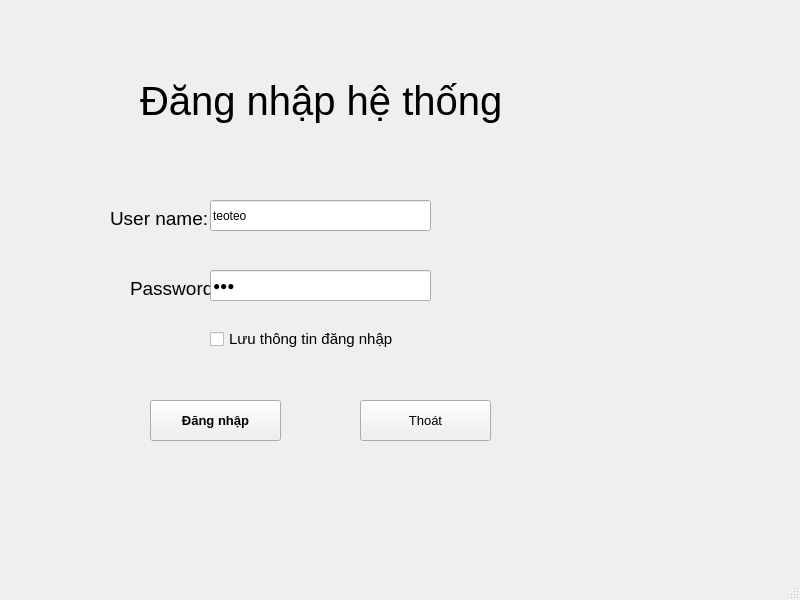
<?xml version="1.0" encoding="UTF-8"?>
<ui version="4.0">
 <class>MainWindow</class>
 <widget class="QMainWindow" name="MainWindow">
  <property name="geometry">
   <rect>
    <x>0</x>
    <y>0</y>
    <width>800</width>
    <height>600</height>
   </rect>
  </property>
  <property name="windowTitle">
   <string>MainWindow</string>
  </property>
  <widget class="QWidget" name="centralwidget">
   <widget class="QLabel" name="label">
    <property name="geometry">
     <rect>
      <x>140</x>
      <y>10</y>
      <width>381</width>
      <height>181</height>
     </rect>
    </property>
    <property name="font">
     <font>
      <pointsize>30</pointsize>
     </font>
    </property>
    <property name="text">
     <string>Đăng nhập hệ thống</string>
    </property>
   </widget>
   <widget class="QLabel" name="label_2">
    <property name="geometry">
     <rect>
      <x>110</x>
      <y>210</y>
      <width>151</width>
      <height>16</height>
     </rect>
    </property>
    <property name="font">
     <font>
      <pointsize>14</pointsize>
     </font>
    </property>
    <property name="text">
     <string>User name:</string>
    </property>
   </widget>
   <widget class="QLineEdit" name="Line_Edit_username">
    <property name="geometry">
     <rect>
      <x>210</x>
      <y>200</y>
      <width>221</width>
      <height>31</height>
     </rect>
    </property>
    <property name="text">
     <string>teoteo</string>
    </property>
   </widget>
   <widget class="QLabel" name="label_3">
    <property name="geometry">
     <rect>
      <x>130</x>
      <y>280</y>
      <width>151</width>
      <height>16</height>
     </rect>
    </property>
    <property name="font">
     <font>
      <pointsize>14</pointsize>
     </font>
    </property>
    <property name="text">
     <string>Password:</string>
    </property>
   </widget>
   <widget class="QLineEdit" name="Line_Edit_password">
    <property name="geometry">
     <rect>
      <x>210</x>
      <y>270</y>
      <width>221</width>
      <height>31</height>
     </rect>
    </property>
    <property name="text">
     <string>123</string>
    </property>
    <property name="echoMode">
     <enum>QLineEdit::Password</enum>
    </property>
   </widget>
   <widget class="QLabel" name="label_4">
    <property name="geometry">
     <rect>
      <x>250</x>
      <y>330</y>
      <width>251</width>
      <height>21</height>
     </rect>
    </property>
    <property name="font">
     <font>
      <pointsize>10</pointsize>
     </font>
    </property>
    <property name="text">
     <string/>
    </property>
   </widget>
   <widget class="QCheckBox" name="checkBox">
    <property name="geometry">
     <rect>
      <x>210</x>
      <y>330</y>
      <width>231</width>
      <height>18</height>
     </rect>
    </property>
    <property name="font">
     <font>
      <pointsize>11</pointsize>
     </font>
    </property>
    <property name="text">
     <string>Lưu thông tin đăng nhập </string>
    </property>
   </widget>
   <widget class="QPushButton" name="button_exit">
    <property name="geometry">
     <rect>
      <x>360</x>
      <y>400</y>
      <width>131</width>
      <height>41</height>
     </rect>
    </property>
    <property name="font">
     <font>
      <pointsize>10</pointsize>
     </font>
    </property>
    <property name="text">
     <string>Thoát</string>
    </property>
    <property name="icon">
     <iconset>
      <normaloff>../image/Exit_icon.png</normaloff>../image/Exit_icon.png</iconset>
    </property>
   </widget>
   <widget class="QLabel" name="label_5">
    <property name="geometry">
     <rect>
      <x>490</x>
      <y>190</y>
      <width>121</width>
      <height>121</height>
     </rect>
    </property>
    <property name="text">
     <string/>
    </property>
    <property name="pixmap">
     <pixmap>../image/mainPerson.png</pixmap>
    </property>
   </widget>
   <widget class="QPushButton" name="signinButton">
    <property name="geometry">
     <rect>
      <x>150</x>
      <y>400</y>
      <width>131</width>
      <height>41</height>
     </rect>
    </property>
    <property name="font">
     <font>
      <pointsize>10</pointsize>
      <weight>75</weight>
      <bold>true</bold>
     </font>
    </property>
    <property name="text">
     <string>Đăng nhập</string>
    </property>
    <property name="icon">
     <iconset>
      <normaloff>../image/Signin.png</normaloff>../image/Signin.png</iconset>
    </property>
   </widget>
  </widget>
  <widget class="QMenuBar" name="menubar">
   <property name="geometry">
    <rect>
     <x>0</x>
     <y>0</y>
     <width>800</width>
     <height>22</height>
    </rect>
   </property>
  </widget>
  <widget class="QStatusBar" name="statusbar"/>
 </widget>
 <resources/>
 <connections>
  <connection>
   <sender>button_exit</sender>
   <signal>clicked()</signal>
   <receiver>MainWindow</receiver>
   <slot>close()</slot>
   <hints>
    <hint type="sourcelabel">
     <x>425</x>
     <y>442</y>
    </hint>
    <hint type="destinationlabel">
     <x>399</x>
     <y>299</y>
    </hint>
   </hints>
  </connection>
 </connections>
</ui>
